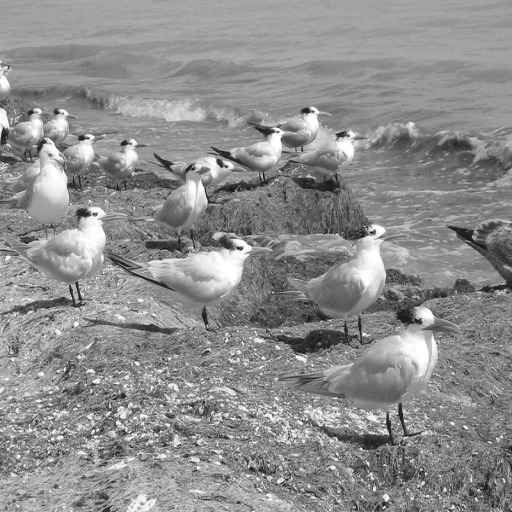
#> input picture Image_Dataset/Original_Images/Image_a.jpg, 512 x 512 px; its folder holds 4 pictures in this run
$ jupyter execute Evaluate_FSIM.ipynb
#> lines starting #> are read from the running program, lines starting #| are printed output that depends on the picture; pictures that were not available may be replaced by others from this repository, and a replacement may not be noted
#> in evaluate_fsim, original is the input picture: shape (512, 512); min 3, max 255, mean 141.7
[cell 1]
import os
import numpy as np
import cv2
from scipy.ndimage import sobel
import pandas as pd

[cell 2]
def phase_congruency(image):
    grad_x = sobel(image, axis=0)
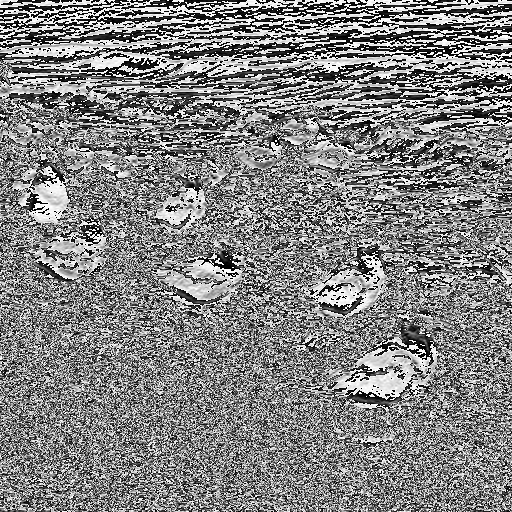
#> grad_x: shape (512, 512); min 0, max 255, mean 130.1
    grad_y = sobel(image, axis=1)
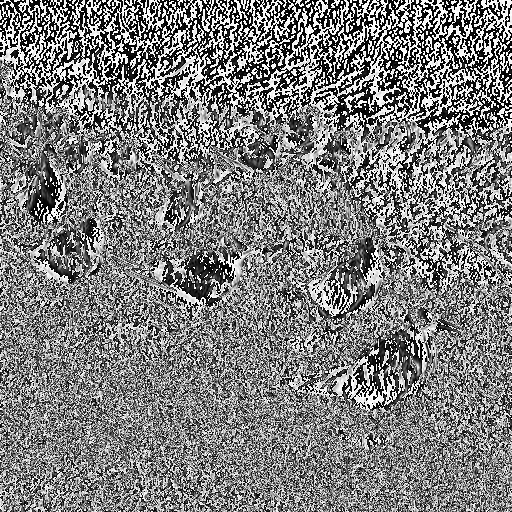
#> grad_y: shape (512, 512); min 0, max 255, mean 125.4
    grad_magnitude = np.sqrt(grad_x**2 + grad_y**2)
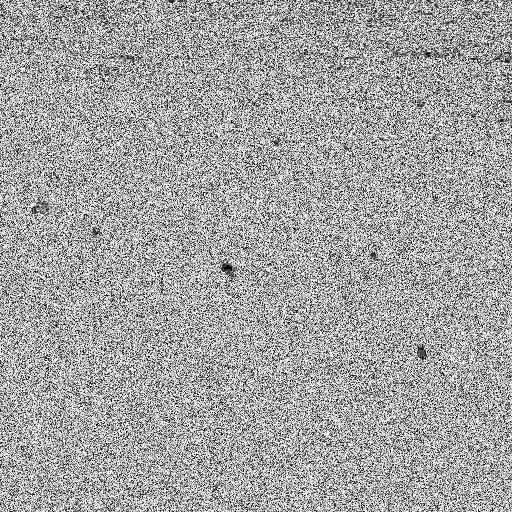
#> grad_magnitude: shape (512, 512) float16; min 0, max 15.81, mean 10.13; drawn with min black and max white
    grad_orientation = np.arctan2(grad_y, grad_x)
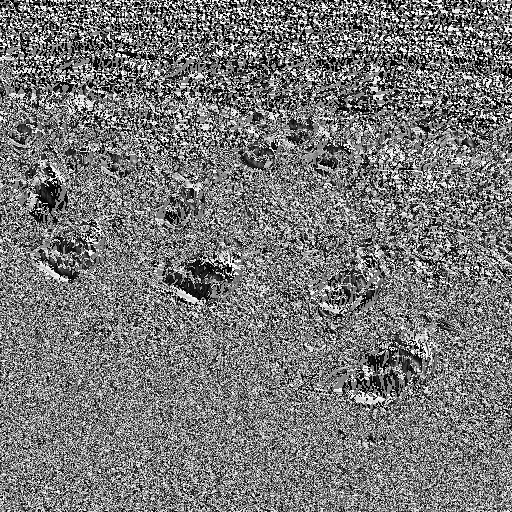
#> grad_orientation: shape (512, 512) float16; min 0, max 1.57, mean 0.739; drawn with min black and max white
    return grad_magnitude * np.abs(np.cos(grad_orientation))
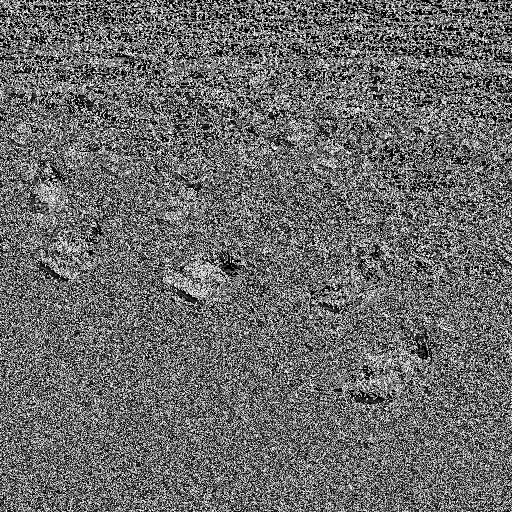
#> returned value: shape (512, 512) float16; min 0, max 15.81, mean 6.65; drawn with min black and max white

[cell 3]
def gradient_magnitude(image):
    grad_x = sobel(image, axis=0)
    grad_y = sobel(image, axis=1)
    return np.sqrt(grad_x**2 + grad_y**2)

[cell 4]
def compute_fsim(original, denoised):
    pc_orig = phase_congruency(original)
    pc_denoised = phase_congruency(denoised)

    grad_orig = gradient_magnitude(original)
    grad_denoised = gradient_magnitude(denoised)

    pc_orig /= np.max(pc_orig)
    pc_denoised /= np.max(pc_denoised)

    grad_orig /= np.max(grad_orig)
    grad_denoised /= np.max(grad_denoised)

    pc_similarity = np.sum(np.abs(pc_orig - pc_denoised)) / np.sum(np.abs(pc_orig + pc_denoised))
#> pc_similarity = 0
    grad_similarity = np.sum(np.abs(grad_orig - grad_denoised)) / np.sum(np.abs(grad_orig + grad_denoised))
#> grad_similarity = 0

    fsim_value = 1 - 0.5 * (pc_similarity + grad_similarity)
#> fsim_value = 1

    return fsim_value

[cell 5]
def evaluate_fsim(original_folder, denoised_folder):
    original_files = sorted(os.listdir(original_folder))
    denoised_files = sorted(os.listdir(denoised_folder))

    results = []

    for orig_file, den_file in zip(original_files, denoised_files):
        orig_path = os.path.join(original_folder, orig_file)
        den_path = os.path.join(denoised_folder, den_file)

        original = cv2.imread(orig_path, cv2.IMREAD_GRAYSCALE)
        denoised = cv2.imread(den_path, cv2.IMREAD_GRAYSCALE)

        if original is None or denoised is None:
            print(f"Could not read {orig_file} or {den_file}. Skipping...")
            continue

        fsim_value = compute_fsim(original, denoised)
#> fsim_value = 1
        results.append({"Original Image": orig_file, "Denoised Image": den_file, "FSIM": fsim_value})

    results_df = pd.DataFrame(results)
#> results_df = table of 1 rows and 3 columns

    avg_fsim = results_df["FSIM"].mean()
#> avg_fsim = 1
    print(f"\nAverage FSIM: {avg_fsim:.4f}")
#| Average FSIM: 1.0000

    return results_df, avg_fsim

[cell 6]
original_folder = "../Image_Dataset/Original_Images"
denoised_folder = "../Image_Dataset/FastNLM_Speckle_Images"

results_df, avg_fsim = evaluate_fsim(original_folder, denoised_folder)
#> results_df = table of 1 rows and 3 columns; avg_fsim = 1
display(results_df)
